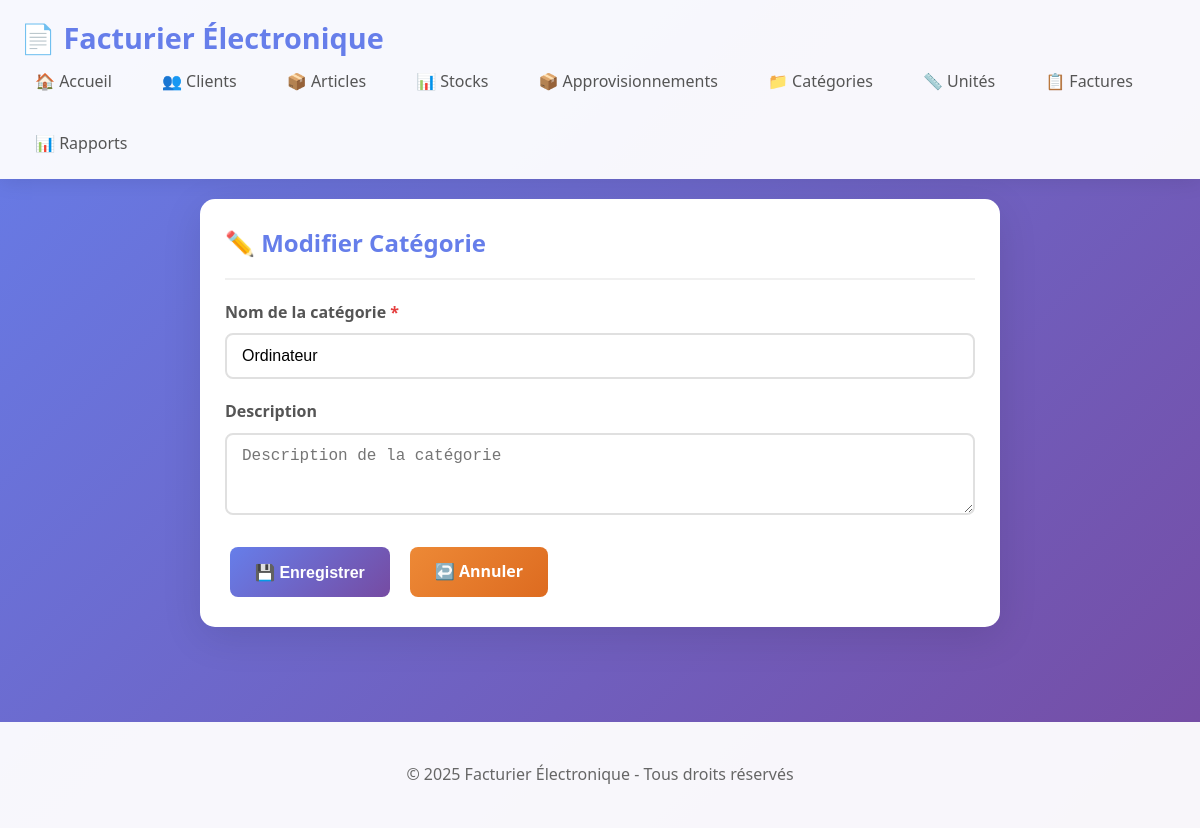
The page /categorie/1/edit on the database as committed earlier.
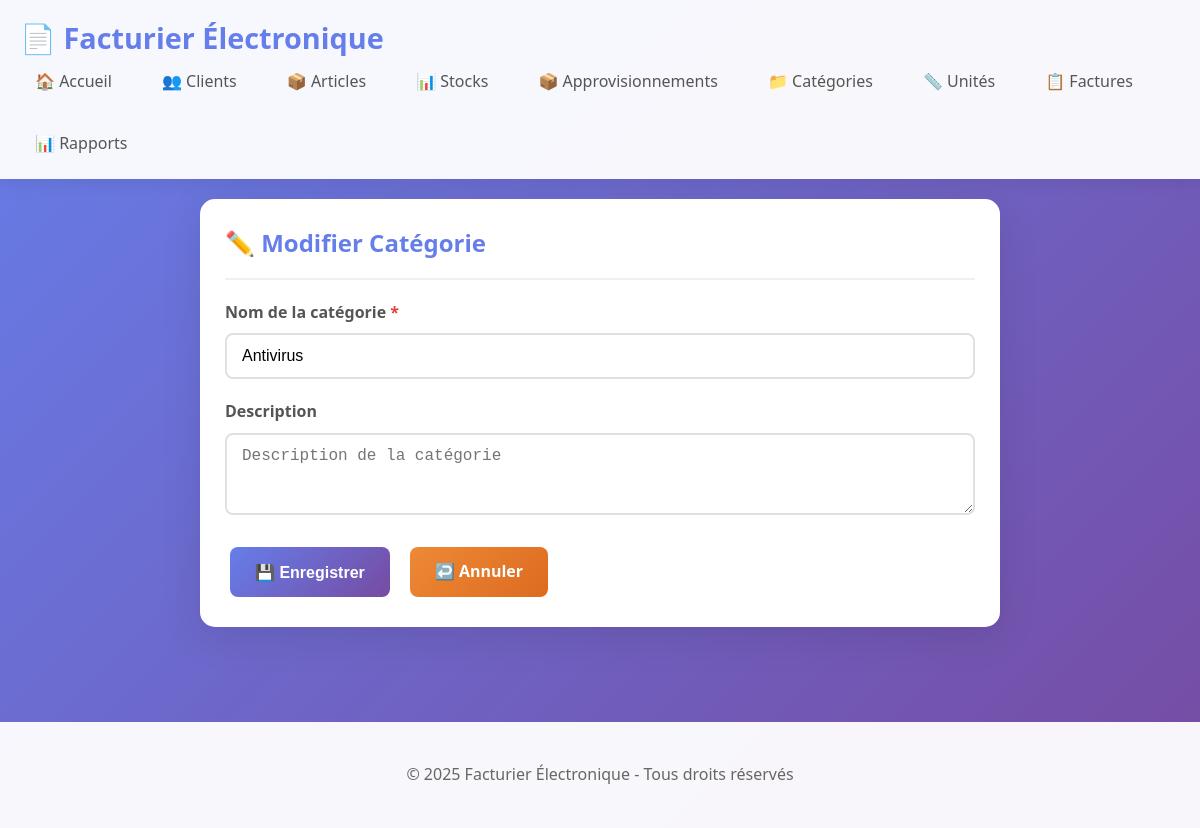
The same page on the database as committed later.
### models.py (models this page shows, shortened)
class Categorie(db.Model):
    __tablename__ = 'categories'
    id = db.Column(db.Integer, primary_key=True)
    nom = db.Column(db.String(100), unique=True, nullable=False)
    description = db.Column(db.String(200))
    date_creation = db.Column(db.DateTime, default=datetime.utcnow)

### app.py (the view)
@app.route('/categorie/<int:id>/edit', methods=['GET', 'POST'])
def categorie_edit(id):
    categorie = Categorie.query.get_or_404(id)
    if request.method == 'POST':
        categorie.nom = request.form['nom']
        categorie.description = request.form.get('description', '')
        db.session.commit()
        flash('Catégorie modifiée avec succès', 'success')
        return redirect(url_for('categories_list'))
    return render_template('categorie_form.html', categorie=categorie)

### templates/categorie_form.html
{% extends "base.html" %}
{% block content %}
<div class="form-container">
    <div class="card">
        <div class="card-header">
            <h2>{% if categorie %}✏️ Modifier{% else %}➕ Nouvelle{% endif %} Catégorie</h2>
        </div>
        <form method="post">
            <div class="form-group">
                <label for="nom">Nom de la catégorie <span style="color: #e53e3e;">*</span></label>
                <input type="text" id="nom" name="nom" value="{{ categorie.nom if categorie else '' }}" required placeholder="Ex: Informatique, Bureau, etc.">
            </div>
            <div class="form-group">
                <label for="description">Description</label>
                <textarea id="description" name="description" rows="3" placeholder="Description de la catégorie">{{ categorie.description if categorie else '' }}</textarea>
            </div>
            <div class="flex gap-10">
                <button type="submit" class="btn btn-primary">💾 Enregistrer</button>
                <a href="{{ url_for('categories_list') }}" class="btn btn-warning">↩️ Annuler</a>
            </div>
        </form>
    </div>
</div>
{% endblock %}

Rows that differ between the two databases and show on the page:
changed Categorie: nom "Ordinateur" → "Antivirus"
